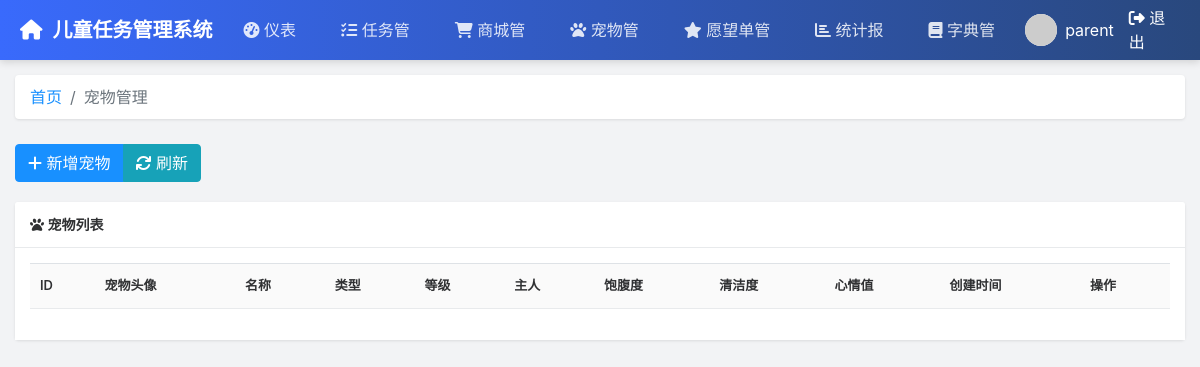
Page /parent/pets (signed in) on the earlier database version.
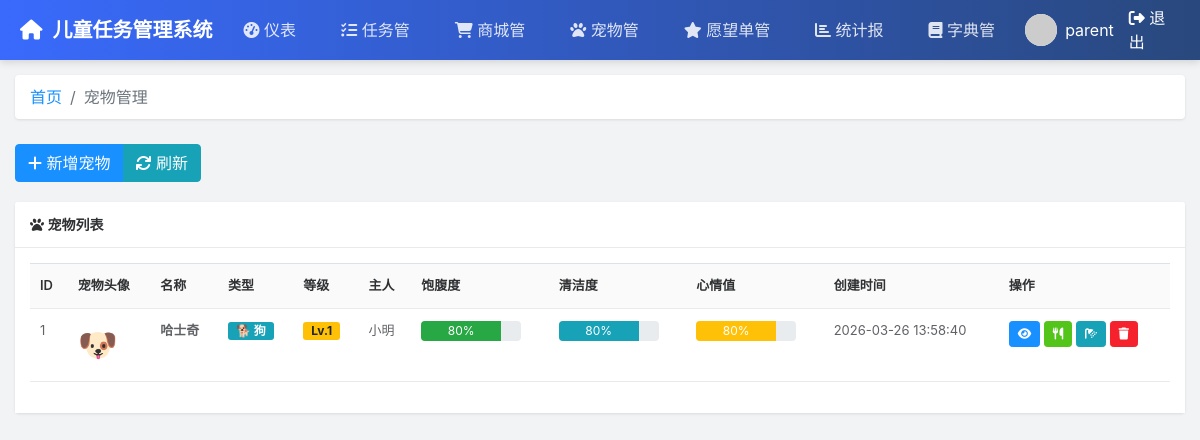
Same page on the later database version.
### tables this page shows
CREATE TABLE pets (
                id INTEGER PRIMARY KEY AUTOINCREMENT,
                child_id INTEGER NOT NULL,
                name TEXT NOT NULL,
                type TEXT NOT NULL,
                gender TEXT CHECK(gender IN ('male', 'female')) NOT NULL,
                color TEXT DEFAULT '',
                level INTEGER DEFAULT 1,
                exp INTEGER DEFAULT 0,
                hunger INTEGER DEFAULT 80,
                cleanliness INTEGER DEFAULT 80,
                mood INTEGER DEFAULT 80,
                status TEXT DEFAULT 'normal',
                created_at TIMESTAMP DEFAULT CURRENT_TIMESTAMP,
                last_feed TIMESTAMP DEFAULT CURRENT_TIMESTAMP,
                is_active BOOLEAN DEFAULT 1,
                FOREIGN KEY (child_id) REFERENCES children(id) ON DELETE CASCADE
            );

CREATE TABLE children (
                id INTEGER PRIMARY KEY AUTOINCREMENT,
                user_id INTEGER NOT NULL,
                parent_id INTEGER,
                nickname TEXT NOT NULL,
                birthday DATE,
                avatar TEXT,
                total_stars INTEGER DEFAULT 0,
                total_badges INTEGER DEFAULT 0,
                total_trophies INTEGER DEFAULT 0,
                FOREIGN KEY (user_id) REFERENCES users(id) ON DELETE CASCADE,
                FOREIGN KEY (parent_id) REFERENCES users(id) ON DELETE SET NULL
            );

### routes/parent_routes.py (the view)
@bp.route('/pets')
def pets():
    if 'user_id' not in session or session.get('role') != 'parent':
        return redirect(url_for('parent_routes.login'))
    conn = get_db_connection()
    pets = conn.execute('''
        SELECT p.*, c.nickname as child_name
        FROM pets p
        JOIN children c ON p.child_id = c.id
        ORDER BY p.created_at DESC
    ''').fetchall()
    conn.close()
    return render_template('parent/pets.html', pets=pets)

### models.py (called while the page is built)
def get_db_connection():
    conn = sqlite3.connect(DATABASE)
    conn.row_factory = sqlite3.Row  # 让结果可以通过列名访问
    return conn

### templates/parent/pets.html (shortened to what this page needs)
{% extends "parent/layout.html" %}
{% block content %}
<nav aria-label="breadcrumb">
    <ol class="breadcrumb">
        <li class="breadcrumb-item"><a href="/parent/dashboard">首页</a></li>
        <li class="breadcrumb-item active" aria-current="page">宠物管理</li>
    </ol>
</nav>
<div class="toolbar">
    <div class="btn-group">
        <button type="button" class="btn btn-primary" onclick="addPet()">
            <i class="fas fa-plus"></i> 新增宠物
        </button>
        <button type="button" class="btn btn-info" onclick="refreshData()">
            <i class="fas fa-sync"></i> 刷新
        </button>
    </div>
</div>
<div class="card">
    <div class="card-header">
        <i class="fas fa-paw"></i> 宠物列表
    </div>
    <div class="card-body">
        <table class="table table-hover">
            <thead>
                <tr>
                    <th>ID</th>
                    <th>宠物头像</th>
                    <th>名称</th>
                    <th>类型</th>
                    <th>等级</th>
                    <th>主人</th>
                    <th>饱腹度</th>
                    <th>清洁度</th>
                    <th>心情值</th>
                    <th>创建时间</th>
                    <th>操作</th>
                </tr>
            </thead>
            <tbody>
                {% for pet in pets %}
                <tr>
                    <td>{{ pet.id }}</td>
                    <td style="font-size: 32px;">
                        {% if pet.type == 'dog' %}🐶
                        {% elif pet.type == 'cat' %}🐱
                        {% elif pet.type == 'pig' %}🐷
                        {% else %}🐾
                        {% endif %}
                    </td>
                    <td><strong>{{ pet.name }}</strong></td>
                    <td>
                        {% if pet.type == 'dog' %}
                        <span class="badge badge-info">🐕 狗</span>
                        {% elif pet.type == 'cat' %}
                        <span class="badge badge-info">🐈 猫</span>
                        {% elif pet.type == 'pig' %}
                        <span class="badge badge-info">🐖 猪</span>
                        {% else %}
                        <span class="badge badge-secondary">{{ pet.type }}</span>
                        {% endif %}
                    </td>
                    <td><span class="badge badge-warning">Lv.{{ pet.level }}</span></td>
                    <td>{{ pet.child_name }}</td>
                    <td>
                        <div class="progress" style="width: 100px; height: 20px;">
                            <div class="progress-bar bg-success" role="progressbar"
                                 style="width: {{ pet.hunger }}%;"
                                 aria-valuenow="{{ pet.hunger }}"
                                 aria-valuemin="0" aria-valuemax="100">
                                {{ pet.hunger }}%
                            </div>
                        </div>
                    </td>
                    <td>
                        <div class="progress" style="width: 100px; height: 20px;">
                            <div class="progress-bar bg-info" role="progressbar"
                                 style="width: {{ pet.cleanliness }}%;"
                                 aria-valuenow="{{ pet.cleanliness }}"
                                 aria-valuemin="0" aria-valuemax="100">
                                {{ pet.cleanliness }}%
                            </div>
                        </div>
                    </td>
                    <td>
                        <div class="progress" style="width: 100px; height: 20px;">
                            <div class="progress-bar bg-warning" role="progressbar"
                                 style="width: {{ pet.mood }}%;"
                                 aria-valuenow="{{ pet.mood }}"
                                 aria-valuemin="0" aria-valuemax="100">
                                {{ pet.mood }}%
                            </div>
                        </div>
                    </td>
                    <td>{{ pet.created_at }}</td>
                    <td>
                        <button class="btn btn-sm btn-primary" onclick="viewPet({{ pet.id }})" title="详情">
                            <i class="fas fa-eye"></i>
                        </button>
                        <button class="btn btn-sm btn-success" onclick="feedPet({{ pet.id }})" title="喂食">
                            <i class="fas fa-utensils"></i>
                        </button>
                        <button class="btn btn-sm btn-info" onclick="cleanPet({{ pet.id }})" title="清洁">
                            <i class="fas fa-shower"></i>
                        </button>
                        <button class="btn btn-sm btn-danger" onclick="deletePet({{ pet.id }})" title="删除">
                            <i class="fas fa-trash"></i>
                        </button>
                    </td>
                </tr>
                {% endfor %}
            </tbody>
        </table>
    </div>
</div>
{% endblock %}

### templates/parent/layout.html (shortened to what this page needs)
<!DOCTYPE html>
<html lang="zh-CN">
<head>
    <link rel="stylesheet" href="/static/bootstrap.min.css">
    <link rel="stylesheet" href="/static/fontawesome.min.css">
    <link rel="stylesheet" href="/static/layer.css">
</head>
<body>
    <nav class="navbar navbar-expand-lg">
        <a class="navbar-brand" href="/parent/dashboard">
            <i class="fas fa-home"></i>
            儿童任务管理系统
        </a>
        <div class="collapse navbar-collapse" id="navbarNav">
            <ul class="navbar-nav mr-auto">
                <li class="nav-item">
                    <a class="nav-link {% if request.endpoint == 'parent_dashboard' %}active{% endif %}" href="/parent/dashboard">
                        <i class="fas fa-tachometer-alt"></i> 仪表盘
                    </a>
                </li>
                <li class="nav-item">
                    <a class="nav-link {% if request.endpoint == 'parent_tasks' %}active{% endif %}" href="/parent/tasks">
                        <i class="fas fa-list-check"></i> 任务管理
                    </a>
                </li>
                <li class="nav-item">
                    <a class="nav-link {% if request.endpoint == 'parent_shop' %}active{% endif %}" href="/parent/shop">
                        <i class="fas fa-shopping-cart"></i> 商城管理
                    </a>
                </li>
                <li class="nav-item">
                    <a class="nav-link {% if request.endpoint == 'parent_pets' %}active{% endif %}" href="/parent/pets">
                        <i class="fas fa-paw"></i> 宠物管理
                    </a>
                </li>
                <li class="nav-item">
                    <a class="nav-link {% if request.endpoint == 'parent_wishlists' %}active{% endif %}" href="/parent/wishlists">
                        <i class="fas fa-star"></i> 愿望单管理
                    </a>
                </li>
                <li class="nav-item">
                    <a class="nav-link {% if request.endpoint == 'parent_statistics' %}active{% endif %}" href="/parent/statistics">
                        <i class="fas fa-chart-bar"></i> 统计报表
                    </a>
                </li>
                <li class="nav-item">
                    <a class="nav-link {% if request.endpoint == 'parent_dictionaries' %}active{% endif %}" href="/parent/dictionaries">
                        <i class="fas fa-book"></i> 字典管理
                    </a>
                </li>
            </ul>
            <div class="user-info">
                <img src="https://ui-avatars.com/api/?name={{ session.get('username', 'User') }}&background=random" alt="用户头像">
                <span>{{ session.get('username', '用户') }}</span>
                <a href="/logout" style="color: white; margin-left: 15px; text-decoration: none;">
                    <i class="fas fa-sign-out-alt"></i> 退出
                </a>
            </div>
        </div>
    </nav>
    <div class="container-fluid">
        {% block content %}{% endblock %}
    </div>
</body>
</html>

### templates/parent/layout.html (style rules this page uses)
:root { --ry-primary: #1890ff; --ry-success: #52c41a; --ry-warning: #faad14; --ry-danger: #f5222d; --ry-info: #909399; --ry-border: #e8eaec; --ry-bg: #f2f3f5; --ry-text: #606266; --ry-text-title: #303133; }
body { font-family: -apple-system, BlinkMacSystemFont, 'Segoe UI', 'Microsoft YaHei', sans-serif; background-color: var(--ry-bg); margin: 0; padding: 0; }
.navbar { background: linear-gradient(to right, #396afc, #29487d); box-shadow: 0 2px 8px rgba(0,0,0,0.15); padding: 0 20px; height: 60px; }
.navbar-brand { color: white !important; font-size: 20px; font-weight: 600; display: flex; align-items: center; }
.navbar-brand i { margin-right: 10px; }
.nav-link { color: rgba(255,255,255,0.85) !important; padding: 0 15px !important; height: 60px; line-height: 60px; transition: all 0.3s; }
.user-info { color: white; display: flex; align-items: center; }
.user-info img { width: 32px; height: 32px; border-radius: 50%; margin-right: 8px; background: white; }
.container-fluid { padding: 15px; }
.card { border: none; border-radius: 4px; box-shadow: 0 1px 3px rgba(0,0,0,0.1); margin-bottom: 15px; }
.card-header { background-color: white; border-bottom: 1px solid var(--ry-border); padding: 12px 15px; font-size: 14px; font-weight: 600; color: var(--ry-text-title); }
.card-body { padding: 15px; background-color: white; }
.table { font-size: 13px; }
.table thead th { background-color: #fafafa; border-bottom: 1px solid var(--ry-border); color: var(--ry-text-title); font-weight: 600; padding: 12px 10px; }
.table tbody td { padding: 12px 10px; border-bottom: 1px solid var(--ry-border); color: var(--ry-text); }
.btn-primary { background-color: var(--ry-primary); border-color: var(--ry-primary); }
.btn-success { background-color: var(--ry-success); border-color: var(--ry-success); }
.btn-danger { background-color: var(--ry-danger); border-color: var(--ry-danger); }
.btn-sm { padding: 3px 8px; font-size: 12px; }
.badge { font-size: 12px; padding: 3px 8px; border-radius: 3px; }
.toolbar { margin-bottom: 10px; padding: 10px 0; }
.breadcrumb { background: white; padding: 10px 15px; margin-bottom: 15px; border-radius: 4px; box-shadow: 0 1px 3px rgba(0,0,0,0.1); }
.breadcrumb-item a { color: var(--ry-primary); text-decoration: none; }

Differences in the rows shown:
now on this page (row edited): pets: id "1", name "哈士奇", type "🐕 狗", level "1", child_name "小明", hunger "80", cleanliness "80", mood "80", created_at "2026-03-26 13:58:40"
